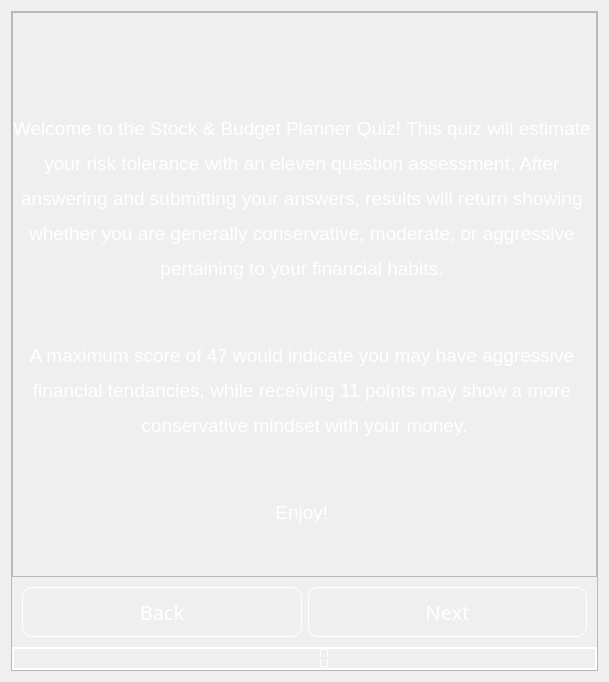
                <widget class="QWidget" name="page_1">
                 <layout class="QVBoxLayout" name="verticalLayout_15">
                  <item>
                   <widget class="QFrame" name="frame_29">
                    <property name="frameShape">
                     <enum>QFrame::StyledPanel</enum>
                    </property>
                    <property name="frameShadow">
                     <enum>QFrame::Raised</enum>
                    </property>
                    <layout class="QVBoxLayout" name="verticalLayout_14">
                     <property name="spacing">
                      <number>0</number>
                     </property>
                     <property name="leftMargin">
                      <number>0</number>
                     </property>
                     <property name="topMargin">
                      <number>0</number>
                     </property>
                     <property name="rightMargin">
                      <number>0</number>
                     </property>
                     <property name="bottomMargin">
                      <number>0</number>
                     </property>
                     <item>
                      <widget class="QFrame" name="frame_9">
                       <property name="styleSheet">
                        <string notr="true">color: rgb(0, 0, 0);</string>
                       </property>
                       <property name="frameShape">
                        <enum>QFrame::StyledPanel</enum>
                       </property>
                       <property name="frameShadow">
                        <enum>QFrame::Raised</enum>
                       </property>
                       <layout class="QVBoxLayout" name="verticalLayout_13">
                        <property name="spacing">
                         <number>0</number>
                        </property>
                        <property name="leftMargin">
                         <number>0</number>
                        </property>
                        <property name="topMargin">
                         <number>0</number>
                        </property>
                        <property name="rightMargin">
                         <number>0</number>
                        </property>
                        <property name="bottomMargin">
                         <number>0</number>
                        </property>
                        <item>
                         <widget class="QLabel" name="label_4">
                          <property name="font">
                           <font>
                            <pointsize>13</pointsize>
                           </font>
                          </property>
                          <property name="styleSheet">
                           <string notr="true">color: rgb(255, 255, 255);</string>
                          </property>
                          <property name="text">
                           <string>&lt;html&gt;&lt;head/&gt;&lt;body&gt;&lt;p&gt;&lt;br/&gt;&lt;/p&gt;&lt;p&gt;&lt;br/&gt;&lt;/p&gt;&lt;p&gt;&lt;span style=&quot; font-size:14pt;&quot;&gt;Welcome to the Stock &amp;amp; Budget Planner Quiz! This quiz will estimate &lt;/span&gt;&lt;/p&gt;&lt;p&gt;&lt;span style=&quot; font-size:14pt;&quot;&gt;your risk tolerance with an eleven question assessment. After &lt;/span&gt;&lt;/p&gt;&lt;p&gt;&lt;span style=&quot; font-size:14pt;&quot;&gt;answering and submitting your answers, results will return showing &lt;/span&gt;&lt;/p&gt;&lt;p&gt;&lt;span style=&quot; font-size:14pt;&quot;&gt;whether you are generally conservative, moderate, or aggressive &lt;/span&gt;&lt;/p&gt;&lt;p&gt;&lt;span style=&quot; font-size:14pt;&quot;&gt;pertaining to your financial habits. &lt;/span&gt;&lt;/p&gt;&lt;p&gt;&lt;br/&gt;&lt;/p&gt;&lt;p&gt;&lt;span style=&quot; font-size:14pt;&quot;&gt;A maximum score of 47 would indicate you may have aggressive &lt;/span&gt;&lt;/p&gt;&lt;p&gt;&lt;span style=&quot; font-size:14pt;&quot;&gt;financial tendancies, while receiving 11 points may show a more &lt;/span&gt;&lt;/p&gt;&lt;p&gt;&lt;span style=&quot; font-size:14pt;&quot;&gt;conservative mindset with your money.&lt;/span&gt;&lt;/p&gt;&lt;p&gt;&lt;br/&gt;&lt;/p&gt;&lt;p align=&quot;center&quot;&gt;&lt;span style=&quot; font-size:14pt;&quot;&gt;Enjoy! &lt;/span&gt;&lt;/p&gt;&lt;p&gt;&lt;br/&gt;&lt;/p&gt;&lt;/body&gt;&lt;/html&gt;</string>
                          </property>
                          <property name="alignment">
                           <set>Qt::AlignCenter</set>
                          </property>
                         </widget>
                        </item>
                       </layout>
                      </widget>
                     </item>
                     <item>
                      <widget class="QFrame" name="frame_24">
                       <property name="styleSheet">
                        <string notr="true">background:rgba(0,0,0,0);</string>
                       </property>
                       <property name="frameShape">
                        <enum>QFrame::StyledPanel</enum>
                       </property>
                       <property name="frameShadow">
                        <enum>QFrame::Raised</enum>
                       </property>
                       <layout class="QHBoxLayout" name="horizontalLayout_7">
                        <item>
                         <widget class="QPushButton" name="btn_back_quiz">
                          <property name="minimumSize">
                           <size>
                            <width>0</width>
                            <height>50</height>
                           </size>
                          </property>
                          <property name="maximumSize">
                           <size>
                            <width>500</width>
                            <height>16777215</height>
                           </size>
                          </property>
                          <property name="font">
                           <font>
                            <family>century gothic</family>
                            <pointsize>15</pointsize>
                           </font>
                          </property>
                          <property name="styleSheet">
                           <string notr="true">QPushButton
{
	background: transparent;
	border-radius: 10px;
	color: rgb(255, 255, 255);
	border: 1px solid rgb(255, 255, 255)
}

QPushButton:hover
{
	background-color: rgb(0, 170, 255);
}</string>
                          </property>
                          <property name="text">
                           <string>Back</string>
                          </property>
                         </widget>
                        </item>
                        <item>
                         <widget class="QPushButton" name="btn_Q_1">
                          <property name="minimumSize">
                           <size>
                            <width>0</width>
                            <height>50</height>
                           </size>
                          </property>
                          <property name="maximumSize">
                           <size>
                            <width>500</width>
                            <height>16777215</height>
                           </size>
                          </property>
                          <property name="font">
                           <font>
                            <family>century gothic</family>
                            <pointsize>15</pointsize>
                           </font>
                          </property>
                          <property name="styleSheet">
                           <string notr="true">QPushButton
{
	background: transparent;
	border-radius: 10px;
	color: rgb(255, 255, 255);
	border: 1px solid rgb(255, 255, 255)
}

QPushButton:hover
{
	background-color: rgb(0, 170, 255);
}</string>
                          </property>
                          <property name="text">
                           <string>Next</string>
                          </property>
                         </widget>
                        </item>
                       </layout>
                      </widget>
                     </item>
                     <item>
                      <widget class="QLCDNumber" name="lcdNumber">
                       <property name="maximumSize">
                        <size>
                         <width>16777215</width>
                         <height>200</height>
                        </size>
                       </property>
                       <property name="font">
                        <font>
                         <pointsize>10</pointsize>
                        </font>
                       </property>
                       <property name="styleSheet">
                        <string notr="true">color: rgb(255, 255, 255);</string>
                       </property>
                       <property name="frameShape">
                        <enum>QFrame::WinPanel</enum>
                       </property>
                       <property name="frameShadow">
                        <enum>QFrame::Plain</enum>
                       </property>
                       <property name="segmentStyle">
                        <enum>QLCDNumber::Flat</enum>
                       </property>
                       <property name="intValue" stdset="0">
                        <number>0</number>
                       </property>
                      </widget>
                     </item>
                    </layout>
                   </widget>
                  </item>
                 </layout>
                </widget>
